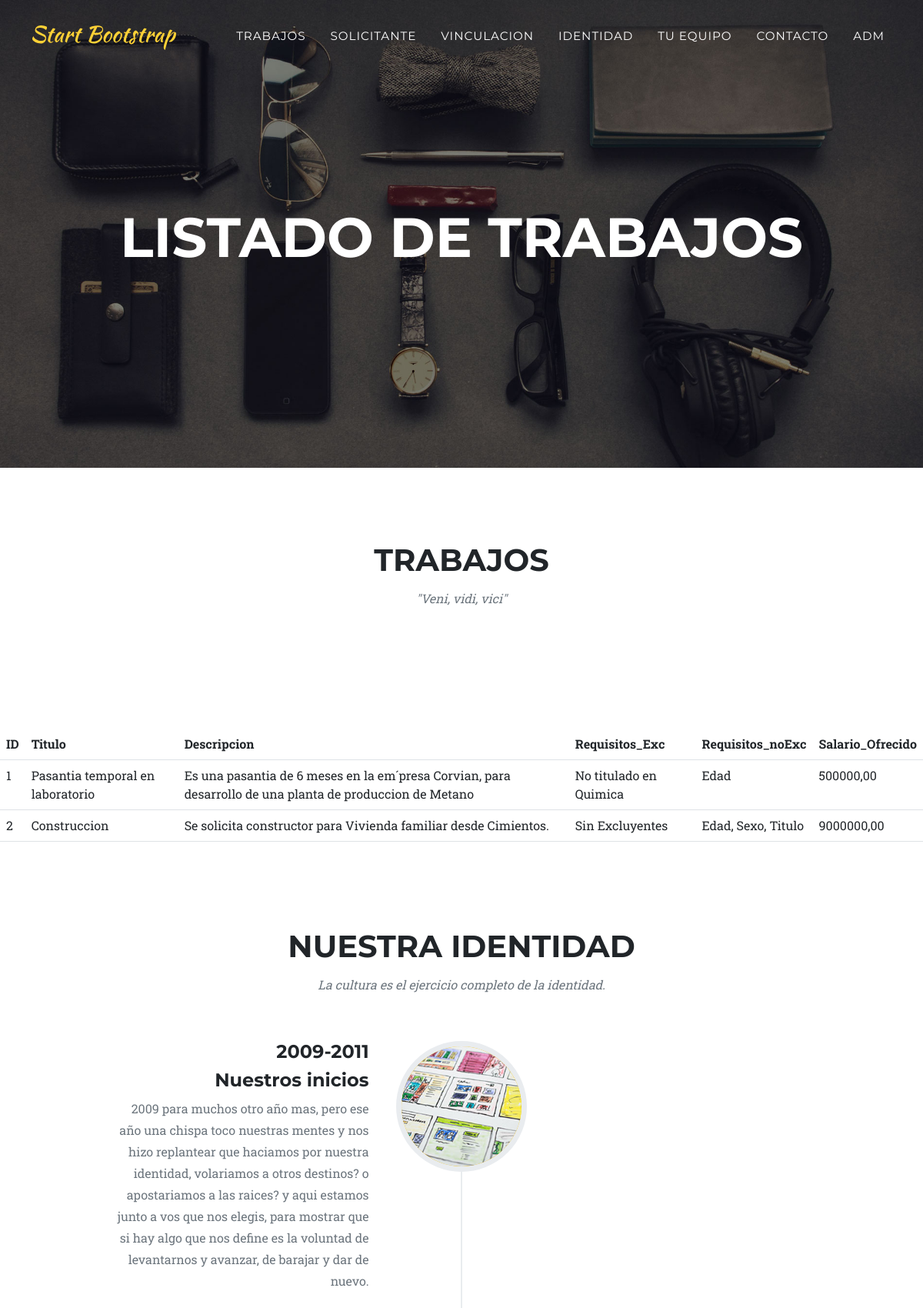
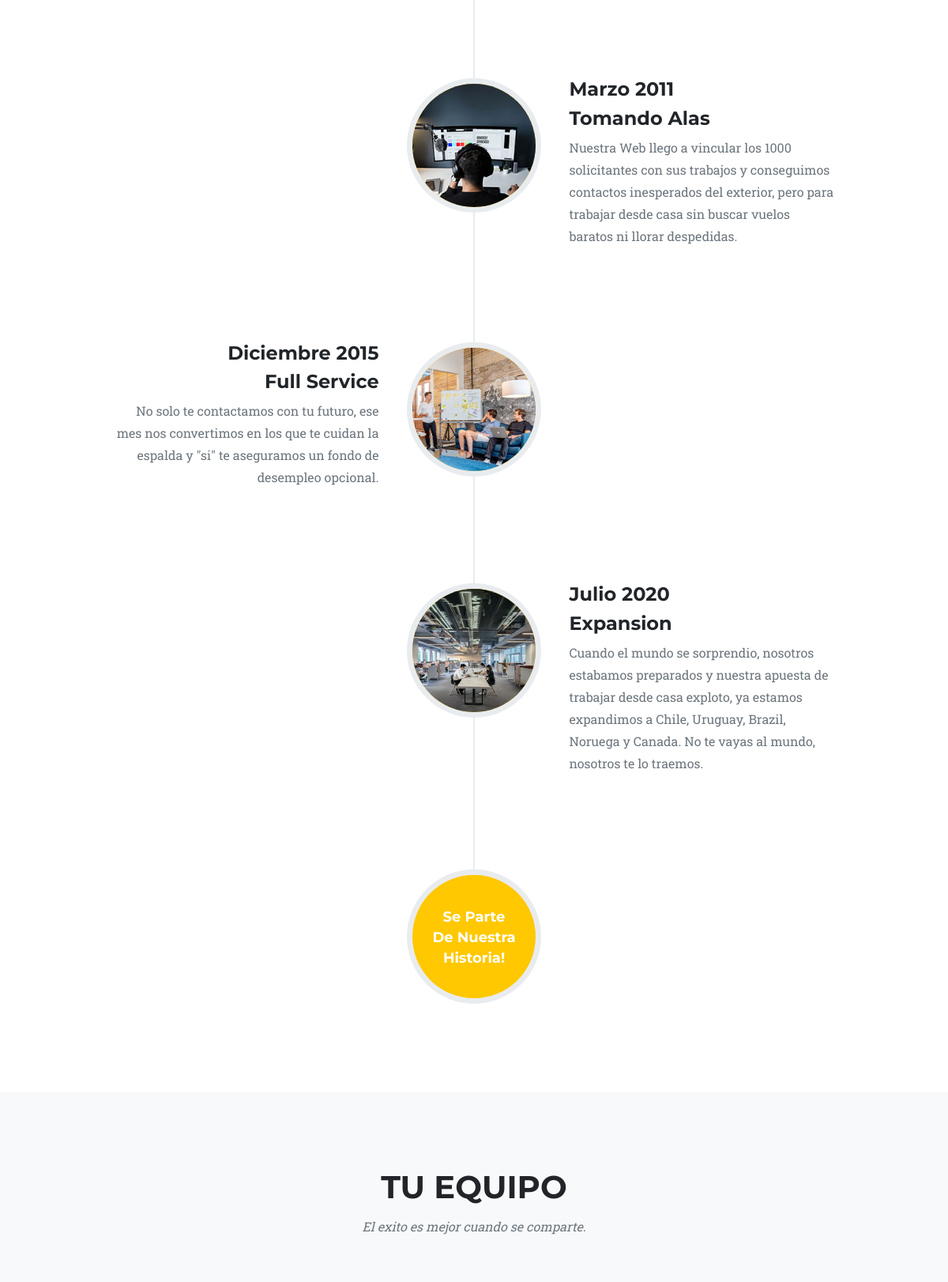
Page /aplicacion/trabajos/ (upper part) on the committed database (2 pictures, top to bottom).
### aplicacion/models.py (models this page shows, shortened)
class Trabajo(models.Model):
    titulo = models.CharField(max_length=100)
    descripcion = models.TextField()
    requisitos_excluyentes = models.TextField()
    requisitos_no_excluyentes = models.TextField()
    salario_ofrecido = models.DecimalField(max_digits=10, decimal_places=2)

### aplicacion/views.py (the view)
# urls.py: path('trabajos/', trabajos, name = "trabajo"),
def trabajos(request):
    ctx = {"trabajo": Trabajo.objects.all()}
    return render(request, "aplicacion/trabajos.html", ctx )

### aplicacion/templates/aplicacion/trabajos.html (shortened to what this page needs)
{% extends 'aplicacion/base.html'%}
{% load static %}
{% block cabecera%}
       <div class="masthead-heading text-uppercase">Listado de trabajos</div>
{% endblock cabecera%}
{% block contenido %}
   <section class="page-section" id="services">
       <div class="container">
           <div class="text-center">
              <h2 class="section-heading text-uppercase">Trabajos</h2>
              <h3 class="section-subheading text-muted">"Veni, vidi, vici"</h3>
           </div>
   </section>
<table class="table">
    <thead>
         <tr>
            <th>ID</th>
            <th>Titulo</th>
            <th>Descripcion</th>
            <th>Requisitos_Exc</th>
            <th>Requisitos_noExc</th>
            <th>Salario_Ofrecido</th>
         </tr>
    </thead>
    <tbody>
    {% for trabajo in trabajo %}
    <tr>
        <td>{{trabajo.id}}</td>
        <td>{{trabajo.titulo}}</td>
        <td>{{trabajo.descripcion}}</td>
        <td>{{trabajo.requisitos_excluyentes}}</td>
        <td>{{trabajo.requisitos_no_excluyentes}}</td>
        <td>{{trabajo.salario_ofrecido}}</td>
    </tr>
    {% endfor %}
    </tbody>
</table>
{% endblock contenido %}

### rows in the picture
Trabajo: id "1", titulo "Pasantia temporal en laboratorio", descripcion "Es una pasantia de 6 meses en la em´presa Corvian, para desarrollo de una planta de produccion de Metano", requisitos_excluyentes "No titulado en Quimica", requisitos_no_excluyentes "Edad", salario_ofrecido "500000,00"
Trabajo: id "2", titulo "Construccion", descripcion "Se solicita constructor para Vivienda familiar desde Cimientos.", requisitos_excluyentes "Sin Excluyentes", requisitos_no_excluyentes "Edad, Sexo, Titulo", salario_ofrecido "9000000,00"
